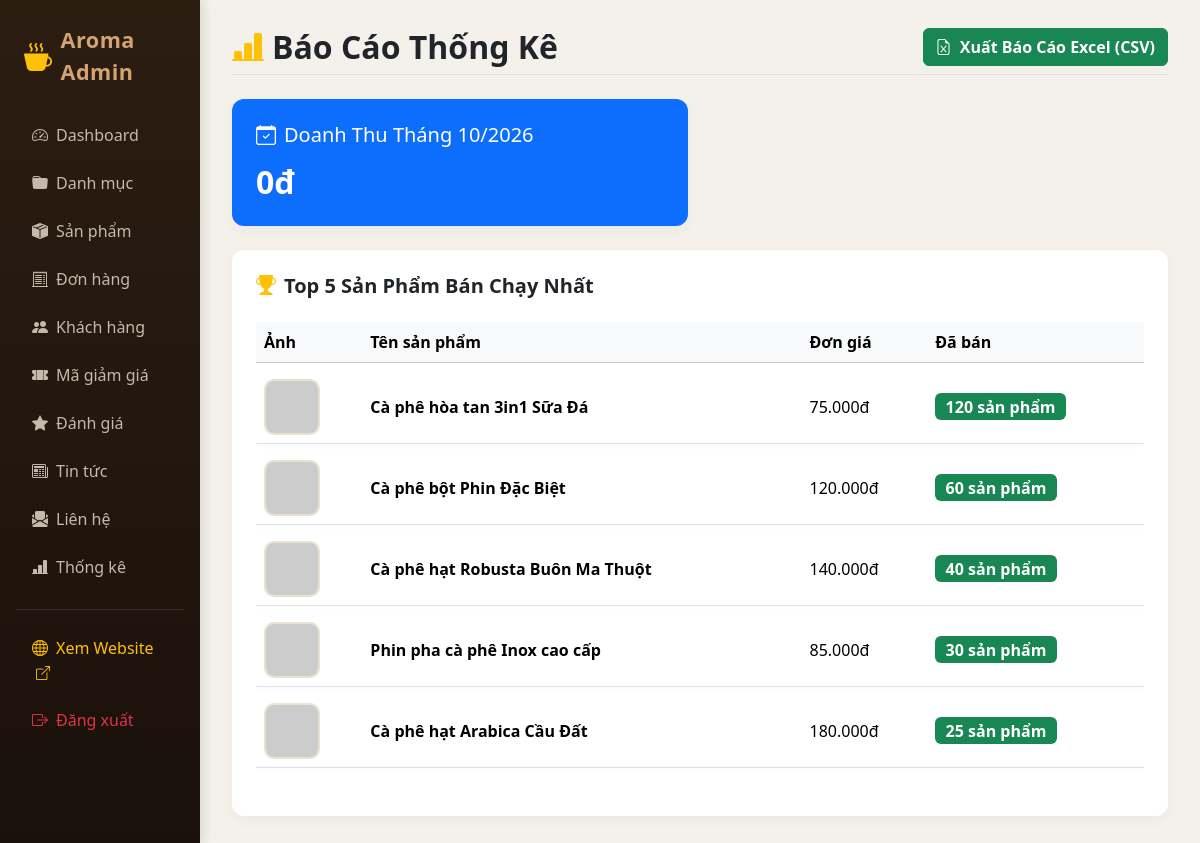
Screenshot of /admin/reports.php (signed in) with the database file from the repository.
### tables this page shows
CREATE TABLE IF NOT EXISTS products (
    id INT AUTO_INCREMENT PRIMARY KEY,
    category_id INT NOT NULL,
    name VARCHAR(150) NOT NULL,
    slug VARCHAR(150) NOT NULL UNIQUE,
    description TEXT DEFAULT NULL,
    price DECIMAL(10,2) NOT NULL,
    sale_price DECIMAL(10,2) DEFAULT NULL,
    image VARCHAR(255) DEFAULT NULL,
    weight VARCHAR(50) DEFAULT NULL,
    origin VARCHAR(100) DEFAULT NULL,
    roast_level VARCHAR(50) DEFAULT NULL,
    stock INT NOT NULL DEFAULT 0,
    sold INT NOT NULL DEFAULT 0,
    is_featured TINYINT(1) DEFAULT 0,
    status TINYINT(1) DEFAULT 1,
    created_at TIMESTAMP DEFAULT CURRENT_TIMESTAMP,
    FOREIGN KEY (category_id) REFERENCES categories(id) ON DELETE CASCADE
);

### includes/functions.php (called while the page is built, shortened)
<?php
function e($string) {
    return htmlspecialchars($string ?? '', ENT_QUOTES, 'UTF-8');
}
function format_currency($amount) {
    return number_format($amount ?? 0, 0, ',', '.') . 'đ';
}
?>

### admin/reports.php (the view, shortened to what this page needs)
<?php
require_once __DIR__ . '/../includes/functions.php';
$current_month = date('m');
$current_year = date('Y');
$stmt_month = $conn->prepare("SELECT SUM(total_amount) FROM orders WHERE MONTH(created_at) = ? AND YEAR(created_at) = ? AND order_status = 'completed'");
$stmt_month->execute([$current_month, $current_year]);
$month_revenue = $stmt_month->fetchColumn() ?? 0;
$top_products = $conn->query("SELECT name, sold, price, image FROM products ORDER BY sold DESC LIMIT 5")->fetchAll();
include __DIR__ . '/includes/header.php';
?>
<div class="d-flex justify-content-between align-items-center mb-4 pb-2 border-bottom">
    <h2 class="fw-bold text-dark m-0"><i class="bi bi-bar-chart-line-fill text-warning me-2"></i>Báo Cáo Thống Kê</h2>
    <a href="reports.php?export=csv" class="btn btn-success fw-bold"><i class="bi bi-file-earmark-excel me-1"></i> Xuất Báo Cáo Excel (CSV)</a>
</div>
<div class="row mb-4">
    <div class="col-md-6">
        <div class="card card-custom p-4 bg-primary text-white">
            <h5><i class="bi bi-calendar-check me-2"></i>Doanh Thu Tháng <?= $current_month ?>/<?= $current_year ?></h5>
            <h2 class="fw-bold mb-0 mt-2"><?= format_currency($month_revenue) ?></h2>
        </div>
    </div>
</div>
<div class="card card-custom p-4">
    <h5 class="fw-bold text-dark mb-3"><i class="bi bi-trophy-fill text-warning me-2"></i>Top 5 Sản Phẩm Bán Chạy Nhất</h5>
    <div class="table-responsive">
        <table class="table table-custom align-middle">
            <thead class="table-light">
                <tr>
                    <th>Ảnh</th>
                    <th>Tên sản phẩm</th>
                    <th>Đơn giá</th>
                    <th>Đã bán</th>
                </tr>
            </thead>
            <tbody>
                <?php foreach ($top_products as $tp): ?>
                    <tr>
                        <td><img src="<?= e($tp['image']) ?>" class="img-preview-box" onerror="this.src='https://placehold.co/100x100?text=Error';"></td>
                        <td><strong><?= e($tp['name']) ?></strong></td>
                        <td><?= format_currency($tp['price']) ?></td>
                        <td><span class="badge bg-success fs-6"><?= $tp['sold'] ?> sản phẩm</span></td>
                    </tr>
                <?php endforeach; ?>
            </tbody>
        </table>
    </div>
</div>
<?php include __DIR__ . '/includes/footer.php'; ?>

### admin/includes/header.php (style rules this page uses)
:root { --cafe-dark: #2C1D11; --cafe-brown: #4A3525; --cafe-accent: #8C6D53; --cafe-gold: #D4A373; --cafe-cream: #FAEDCD; --cafe-bg: #F4F1EA; }
body { background-color: var(--cafe-bg); font-family: 'Segoe UI', Tahoma, Geneva, Verdana, sans-serif; color: #333; }
.card-custom { border: none; border-radius: 12px; box-shadow: 0 4px 15px rgba(0,0,0,0.04); background-color: #FFF; }
.table-custom { border-collapse: separate; border-spacing: 0 8px; }
.table-custom tbody tr { background-color: #FFF; box-shadow: 0 2px 6px rgba(0,0,0,0.02); transition: transform 0.15s ease; }
.img-preview-box { width: 56px; height: 56px; object-fit: cover; border-radius: 10px; border: 2px solid #E9E2D0; }

### rows the page displays
products: name "Cà phê hòa tan 3in1 Sữa Đá", price "75.000đ", sold "120"
products: name "Cà phê bột Phin Đặc Biệt", price "120.000đ", sold "60"
products: name "Cà phê hạt Robusta Buôn Ma Thuột", price "140.000đ", sold "40"
products: name "Phin pha cà phê Inox cao cấp", price "85.000đ", sold "30"
products: name "Cà phê hạt Arabica Cầu Đất", price "180.000đ", sold "25"

### other values shown
format_currency($month_revenue) "0đ"
